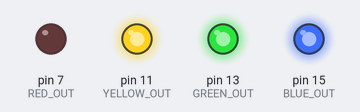
This program was run on a simulated Raspberry Pi (header pin numbers). Shown: output pins drawn as LEDs (lit = HIGH).

Above: at 0.22 s.
At 1.57 s:
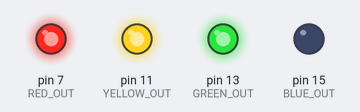
At 3.0 s:
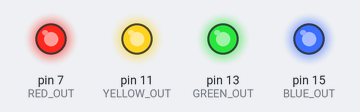
At 4.57 s:
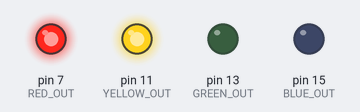
At 6.37 s:
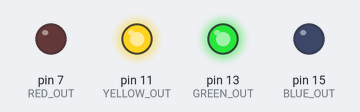
At 9.97 s:
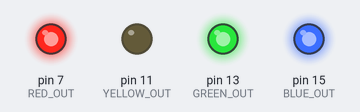
Timing chart, 0 to 10.3 s (numbered marks = the images above):
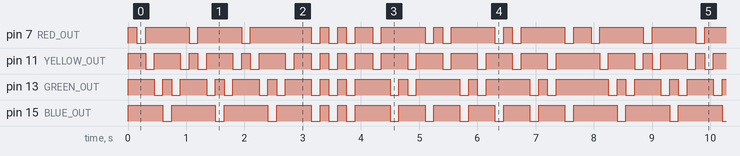

The program:

light_show.py
```python
#!/usr/bin/env python

from time import sleep
import RPi.GPIO as GPIO
import sys
from random import sample

# GPIO Channels
RED_OUT, YELLOW_OUT, GREEN_OUT, BLUE_OUT = 7, 11, 13, 15

PATTERNS = [
	# Back and Forth
	{RED_OUT:0,YELLOW_OUT:0,GREEN_OUT:0,BLUE_OUT:0},
	{RED_OUT:1,YELLOW_OUT:0,GREEN_OUT:0,BLUE_OUT:0},
	{RED_OUT:0,YELLOW_OUT:1,GREEN_OUT:0,BLUE_OUT:0},
	{RED_OUT:0,YELLOW_OUT:0,GREEN_OUT:1,BLUE_OUT:0},
	{RED_OUT:0,YELLOW_OUT:0,GREEN_OUT:0,BLUE_OUT:1},
	{RED_OUT:0,YELLOW_OUT:0,GREEN_OUT:1,BLUE_OUT:0},
	{RED_OUT:0,YELLOW_OUT:1,GREEN_OUT:0,BLUE_OUT:0},
	{RED_OUT:1,YELLOW_OUT:0,GREEN_OUT:0,BLUE_OUT:0},
	{RED_OUT:0,YELLOW_OUT:1,GREEN_OUT:0,BLUE_OUT:0},
	{RED_OUT:0,YELLOW_OUT:0,GREEN_OUT:1,BLUE_OUT:0},
	{RED_OUT:0,YELLOW_OUT:0,GREEN_OUT:0,BLUE_OUT:1},
	{RED_OUT:0,YELLOW_OUT:0,GREEN_OUT:1,BLUE_OUT:0},
	{RED_OUT:0,YELLOW_OUT:1,GREEN_OUT:0,BLUE_OUT:0},
	{RED_OUT:1,YELLOW_OUT:0,GREEN_OUT:0,BLUE_OUT:0},
	{RED_OUT:0,YELLOW_OUT:1,GREEN_OUT:0,BLUE_OUT:0},
	{RED_OUT:0,YELLOW_OUT:0,GREEN_OUT:1,BLUE_OUT:0},
	{RED_OUT:0,YELLOW_OUT:0,GREEN_OUT:0,BLUE_OUT:1},
	{RED_OUT:0,YELLOW_OUT:0,GREEN_OUT:1,BLUE_OUT:0},
	{RED_OUT:0,YELLOW_OUT:1,GREEN_OUT:0,BLUE_OUT:0},
	{RED_OUT:0,YELLOW_OUT:0,GREEN_OUT:0,BLUE_OUT:0},

	# FLash
	{RED_OUT:0,YELLOW_OUT:0,GREEN_OUT:0,BLUE_OUT:0},
	{RED_OUT:1,YELLOW_OUT:1,GREEN_OUT:1,BLUE_OUT:1},
	{RED_OUT:0,YELLOW_OUT:0,GREEN_OUT:0,BLUE_OUT:0},
	{RED_OUT:1,YELLOW_OUT:1,GREEN_OUT:1,BLUE_OUT:1},
	{RED_OUT:0,YELLOW_OUT:0,GREEN_OUT:0,BLUE_OUT:0},
	{RED_OUT:1,YELLOW_OUT:1,GREEN_OUT:1,BLUE_OUT:1},
	{RED_OUT:0,YELLOW_OUT:0,GREEN_OUT:0,BLUE_OUT:0},

	# Twos
	{RED_OUT:0,YELLOW_OUT:0,GREEN_OUT:0,BLUE_OUT:0},
	{RED_OUT:1,YELLOW_OUT:1,GREEN_OUT:0,BLUE_OUT:0},
	{RED_OUT:0,YELLOW_OUT:0,GREEN_OUT:0,BLUE_OUT:0},
	{RED_OUT:0,YELLOW_OUT:0,GREEN_OUT:1,BLUE_OUT:1},
	{RED_OUT:0,YELLOW_OUT:0,GREEN_OUT:0,BLUE_OUT:0},
	{RED_OUT:0,YELLOW_OUT:1,GREEN_OUT:1,BLUE_OUT:0},
	{RED_OUT:0,YELLOW_OUT:0,GREEN_OUT:0,BLUE_OUT:0},
	{RED_OUT:1,YELLOW_OUT:0,GREEN_OUT:0,BLUE_OUT:1},
	{RED_OUT:0,YELLOW_OUT:0,GREEN_OUT:0,BLUE_OUT:0},
	{RED_OUT:1,YELLOW_OUT:1,GREEN_OUT:0,BLUE_OUT:0},
	{RED_OUT:0,YELLOW_OUT:0,GREEN_OUT:0,BLUE_OUT:0},
	{RED_OUT:0,YELLOW_OUT:0,GREEN_OUT:1,BLUE_OUT:1},
	{RED_OUT:0,YELLOW_OUT:0,GREEN_OUT:0,BLUE_OUT:0},
	{RED_OUT:0,YELLOW_OUT:1,GREEN_OUT:1,BLUE_OUT:0},
	{RED_OUT:0,YELLOW_OUT:0,GREEN_OUT:0,BLUE_OUT:0},
	{RED_OUT:1,YELLOW_OUT:0,GREEN_OUT:0,BLUE_OUT:1},
	{RED_OUT:0,YELLOW_OUT:0,GREEN_OUT:0,BLUE_OUT:0},
	{RED_OUT:1,YELLOW_OUT:1,GREEN_OUT:0,BLUE_OUT:0},
	{RED_OUT:0,YELLOW_OUT:0,GREEN_OUT:0,BLUE_OUT:0},
	{RED_OUT:0,YELLOW_OUT:0,GREEN_OUT:1,BLUE_OUT:1},
	{RED_OUT:0,YELLOW_OUT:0,GREEN_OUT:0,BLUE_OUT:0},
	{RED_OUT:0,YELLOW_OUT:1,GREEN_OUT:1,BLUE_OUT:0},
	{RED_OUT:0,YELLOW_OUT:0,GREEN_OUT:0,BLUE_OUT:0},
	{RED_OUT:1,YELLOW_OUT:0,GREEN_OUT:0,BLUE_OUT:1},
	{RED_OUT:0,YELLOW_OUT:0,GREEN_OUT:0,BLUE_OUT:0},
]

def run():
	init()

	# Ucomment to cleanup after running
	#GPIO.cleanup
	#exit()

	loop = True

	p = 0

	while loop:
		pat = PATTERNS[p]
		lights(pat)
		sleep(.15)
		p = p + 1
		if p >= len(PATTERNS):
			p = 0

def init():
	# GPIO
	GPIO.setwarnings(False)
	GPIO.setmode(GPIO.BOARD)

	for pin in [RED_OUT, YELLOW_OUT, GREEN_OUT, BLUE_OUT]:
		GPIO.setup(pin, GPIO.OUT, initial=GPIO.HIGH)

def lights(colors):
	for pin in colors:
		if colors[pin]:
			GPIO.output(pin,GPIO.LOW);
		else:
			GPIO.output(pin,GPIO.HIGH);

run()
```

Measured:
- by itself, pin 7 (RED_OUT), pin 11 (YELLOW_OUT), pin 13 (GREEN_OUT), pin 15 (BLUE_OUT): moves between LOW and HIGH, repeating every 7.8 s
- by itself, everything shown: repeats every 7.8 s, in 49 steps
